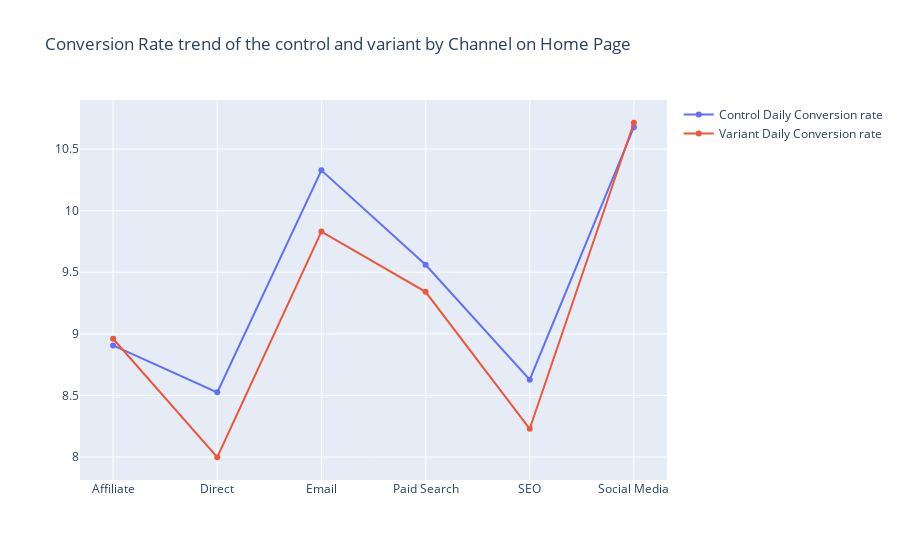

The notebook cell this image was saved under:
### Code cell
# Create traces
fig = go.Figure()
fig.add_trace(go.Scatter(x=df_daily['Channel'], y=df_daily['Control_Conversion_Rate'],
                    mode='lines+markers',
                    name='Control Daily Conversion rate'))
fig.add_trace(go.Scatter(x=df_daily['Channel'], y=df_daily['Variant_Conversion_Rate'],
                    mode='lines+markers',
                    name='Variant Daily Conversion rate'))


fig.update_layout(
        title = 'Conversion Rate trend of the control and variant by Channel on Home Page'
)
fig

### Figure 1 — Plotly figure (JSON) as saved in the notebook; plotly's stock layout.template omitted (floating-point values rounded to 4 significant figures)
{"data": [{"mode": "lines+markers", "name": "Control Daily Conversion rate", "type": "scatter", "x": ["Affiliate", "Direct", "Email", "Paid Search", "SEO", "Social Media"], "y": [8.906, 8.526, 10.33, 9.561, 8.628, 10.68]}, {"mode": "lines+markers", "name": "Variant Daily Conversion rate", "type": "scatter", "x": ["Affiliate", "Direct", "Email", "Paid Search", "SEO", "Social Media"], "y": [8.96, 7.998, 9.83, 9.341, 8.229, 10.71]}], "layout": {"title": {"text": "Conversion Rate trend of the control and variant by Channel on Home Page"}}}
